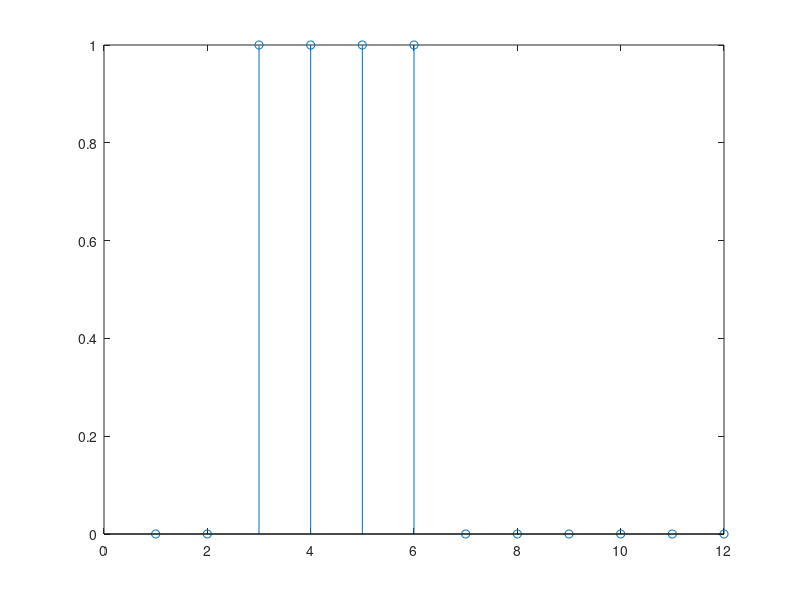

Write MATLAB code to recreate this figure. (Note: this script raises an error after producing the figure.)
% The script tests Neural Network toolbox
p = {0 0 1 1 1 1 0 0 0 0 0 0};
stem(cell2mat(p));
% static net
net = linearlayer;
net.inputs{1}.size = 1;
net.layers{1}.dimensions = 1;
net.biasConnect = 0;
net.IW{1,1} = 2;
view(net);
a = net(p);
stem(cell2mat(a));
% Dynamic net
netd = linearlayer([0 1]);
netd.inputs{1}.size = 1;
netd.layers{1}.dimensions = 1;
netd.biasConnect = 0;
netd.IW{1,1} = [1 1];
view(netd);
ad = netd(p);
figure;
stem(cell2mat(ad));
% recurrent dynamic network
netr = narxnet(0,1,[],'closed');
netr.inputs{1}.size = 1;
netr.layers{1}.dimensions = 1;
netr.biasConnect = 0;
netr.LW{1} = 0.5;
netr.IW{1} = 1;
view(netr);
ar = netr(p);
figure;
stem(cell2mat(ar));